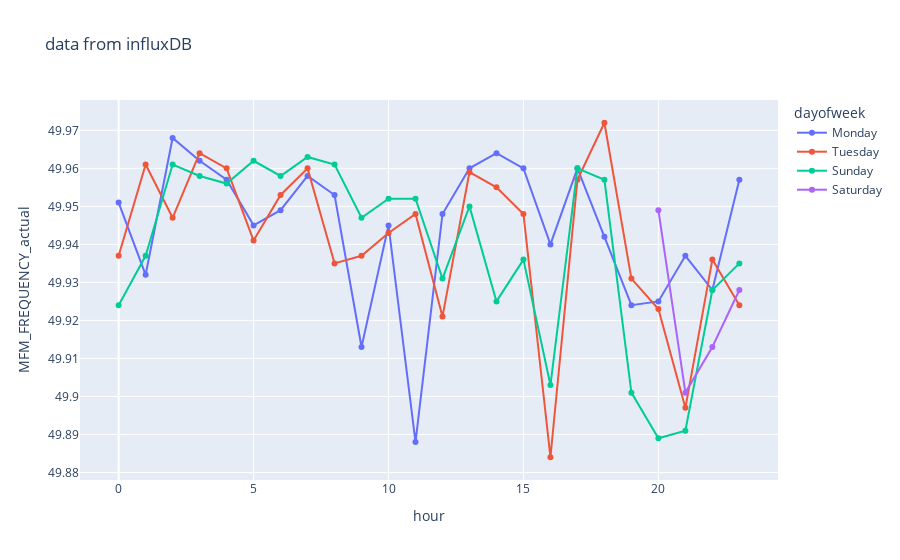

Notebook code cell kept with this figure:
### Code cell
#dfplot=df.resample("D").mean()
dfplot = dfplot.sort_values(by="hour")
fig = px.line(dfplot, x="hour", y="MFM_FREQUENCY_actual", color='dayofweek', markers=True,title='data from influxDB')
fig.show()

### Figure 1 — Plotly figure (JSON) as saved in the notebook; plotly's stock layout.template omitted (floating-point values rounded to 4 significant figures)
{"data": [{"hovertemplate": "dayofweek=Monday<br>hour=%{x}<br>MFM_FREQUENCY_actual=%{y}<extra></extra>", "legendgroup": "Monday", "line": {"color": "#636efa", "dash": "solid"}, "marker": {"symbol": "circle"}, "mode": "markers+lines", "name": "Monday", "orientation": "v", "showlegend": true, "type": "scatter", "x": [0, 1, 2, 3, 4, 5, 6, 7, 8, 9, 10, 11, 12, 13, 14, 15, 16, 17, 18, 19, 20, 21, 22, 23], "xaxis": "x", "y": [49.95, 49.93, 49.97, 49.96, 49.96, 49.95, 49.95, 49.96, 49.95, 49.91, 49.95, 49.89, 49.95, 49.96, 49.96, 49.96, 49.94, 49.96, 49.94, 49.92, 49.93, 49.94, 49.93, 49.96], "yaxis": "y"}, {"hovertemplate": "dayofweek=Tuesday<br>hour=%{x}<br>MFM_FREQUENCY_actual=%{y}<extra></extra>", "legendgroup": "Tuesday", "line": {"color": "#EF553B", "dash": "solid"}, "marker": {"symbol": "circle"}, "mode": "markers+lines", "name": "Tuesday", "orientation": "v", "showlegend": true, "type": "scatter", "x": [0, 1, 2, 3, 4, 5, 6, 7, 8, 9, 10, 11, 12, 13, 14, 15, 16, 17, 18, 19, 20, 21, 22, 23], "xaxis": "x", "y": [49.94, 49.96, 49.95, 49.96, 49.96, 49.94, 49.95, 49.96, 49.94, 49.94, 49.94, 49.95, 49.92, 49.96, 49.95, 49.95, 49.88, 49.96, 49.97, 49.93, 49.92, 49.9, 49.94, 49.92], "yaxis": "y"}, {"hovertemplate": "dayofweek=Sunday<br>hour=%{x}<br>MFM_FREQUENCY_actual=%{y}<extra></extra>", "legendgroup": "Sunday", "line": {"color": "#00cc96", "dash": "solid"}, "marker": {"symbol": "circle"}, "mode": "markers+lines", "name": "Sunday", "orientation": "v", "showlegend": true, "type": "scatter", "x": [0, 1, 2, 3, 4, 5, 6, 7, 8, 9, 10, 11, 12, 13, 14, 15, 16, 17, 18, 19, 20, 21, 22, 23], "xaxis": "x", "y": [49.92, 49.94, 49.96, 49.96, 49.96, 49.96, 49.96, 49.96, 49.96, 49.95, 49.95, 49.95, 49.93, 49.95, 49.93, 49.94, 49.9, 49.96, 49.96, 49.9, 49.89, 49.89, 49.93, 49.94], "yaxis": "y"}, {"hovertemplate": "dayofweek=Saturday<br>hour=%{x}<br>MFM_FREQUENCY_actual=%{y}<extra></extra>", "legendgroup": "Saturday", "line": {"color": "#ab63fa", "dash": "solid"}, "marker": {"symbol": "circle"}, "mode": "markers+lines", "name": "Saturday", "orientation": "v", "showlegend": true, "type": "scatter", "x": [20, 21, 22, 23], "xaxis": "x", "y": [49.95, 49.9, 49.91, 49.93], "yaxis": "y"}], "layout": {"legend": {"title": {"text": "dayofweek"}, "tracegroupgap": 0}, "title": {"text": "data from influxDB"}, "xaxis": {"anchor": "y", "domain": [0, 1], "title": {"text": "hour"}}, "yaxis": {"anchor": "x", "domain": [0, 1], "title": {"text": "MFM_FREQUENCY_actual"}}}}
